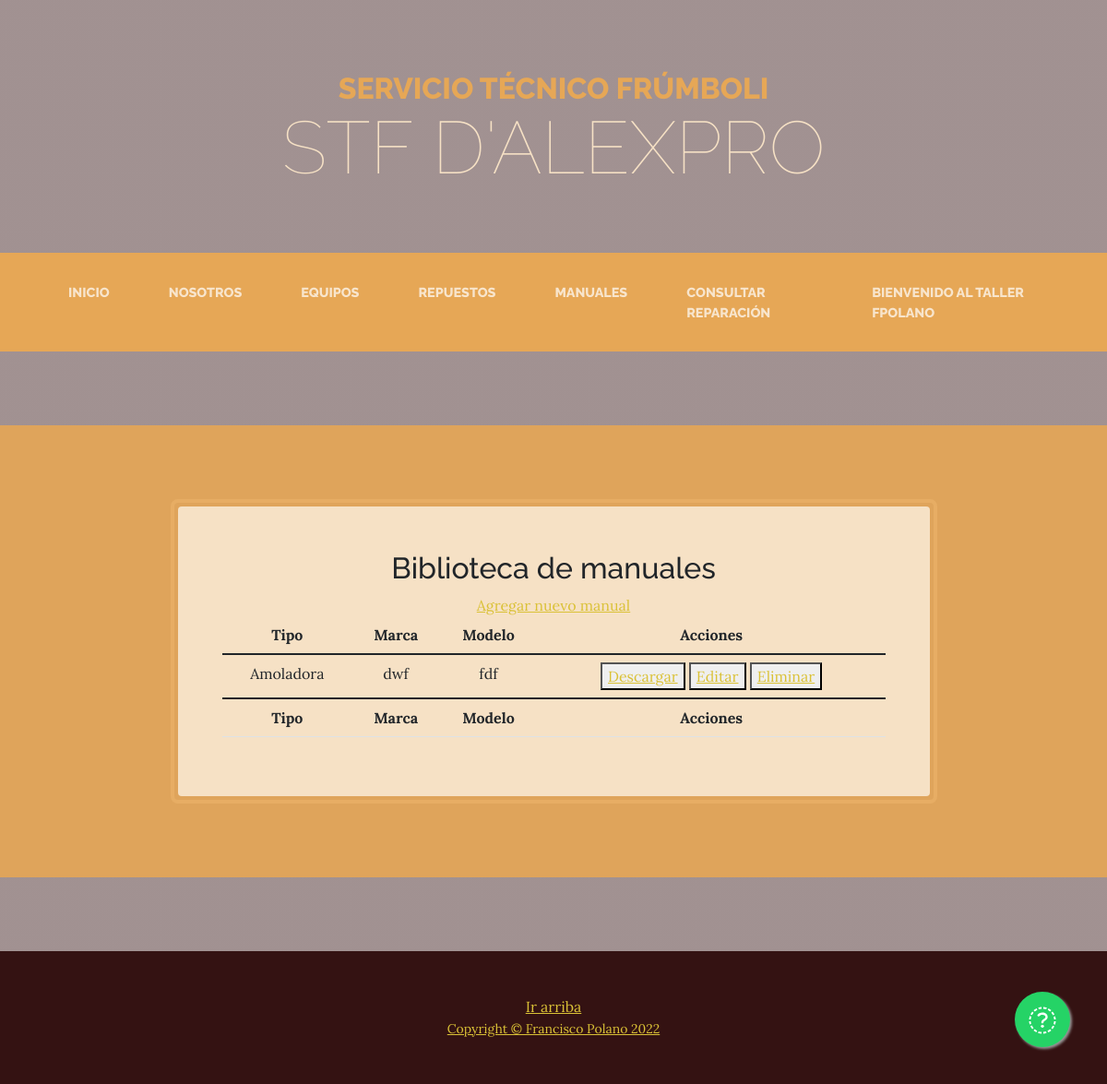
/AppSTF/manuales (signed in), run on the app's committed database.
### AppSTF/models.py (models this page shows, shortened)
class Manuales(models.Model):
    tipo = models.CharField(max_length=60)
    marca = models.CharField(max_length=60)
    modelo = models.CharField(max_length=60)
    archivo = models.FileField(upload_to='manuales')

### AppSTF/views.py (the view)
# urls.py: path('manuales', views.manualesLista, name="Manuales lista"),
def manualesLista(request):
    manuales = Manuales.objects.all()
    return render(request, "AppSTF/Manuales/manualesLista.html",{'datos':manuales})

### AppSTF/templates/AppSTF/Manuales/manualesLista.html
{% extends 'AppSTF/padre.html' %}
{% load static %}
{% block cuerpo %}
<section class="page-section cta">
    <div class="container">
        <div class="row">
            <div class="col-xl-9 mx-auto">
                <div class="cta-inner bg-faded text-center rounded">
                    <h2> Biblioteca de manuales </h2>
                    <a href="{% url 'Manuales alta' %}">Agregar nuevo manual</a>
                    <table class="table" id="Listamanuales">
                        <thead>
                            <tr>
                                <th>Tipo</th>
                                <th>Marca</th>
                                <th>Modelo</th>
                                <th>Acciones</th>
                            </tr>
                        </thead>
                        <tbody>
                            {% if datos %}
                                {% for manual in datos %}
                                    <tr>
                                        <td>{{manual.tipo}}</td>
                                        <td>{{manual.marca}}</td>
                                        <td>{{manual.modelo}}</td>
                                        <td>
                                            <button>
                                                <a href="{% url 'Manuales descarga' manual.id %}" download> Descargar</a>
                                            </button>
                                            {% if user.is_authenticated %}
                                            <button>
                                                <a href="{% url 'Manuales modificacion' manual.id %}">Editar</a>
                                            </button>
                                            <button>
                                                <a href="{% url 'Manuales borrar' manual.id %}">Eliminar</a>
                                            </button>
                                            {% endif %}
                                        </td>
                                    </tr>
                                {% endfor %}
                            {% else %}
                                <tr><td>No hay manuales disponibles</td></tr>
                            {% endif %}
                        </tbody>
                        <tfoot>
                            <tr>
                                <th>Tipo</th>
                                <th>Marca</th>
                                <th>Modelo</th>
                                <th>Acciones</th>
                            </tr>
                        </tfoot>
                    </table>
                </div>
            </div>
        </div>
    </div>
</section>
{% endblock %}

### AppSTF/templates/AppSTF/padre.html (shortened to what this page needs)
{% load static %}
<!DOCTYPE html>
<html lang="es">
    <head>
        <link href="{%static 'AppSTF/css/styles.css' %}" rel="stylesheet" />
    </head>
    <body>
        <header>
            <h1 class="site-heading text-center text-faded d-none d-lg-block">
                <span class="site-heading-upper text-primary mb-3">Servicio Técnico Frúmboli</span>
                <span class="site-heading-lower">STF D'Alexpro</span>
            </h1>
        </header>
        <nav class="navbar navbar-expand-lg navbar-dark py-lg-4" id="mainNav">
            <div class="container">
                <div class="collapse navbar-collapse" id="navbarSupportedContent">
                    <ul class="navbar-nav mx-auto">
                        <li class="nav-item px-lg-4"><a class="nav-link text-uppercase" href="{% url 'Inicio' %}">Inicio</a></li>
                        <li class="nav-item px-lg-4"><a class="nav-link text-uppercase" href="{% url 'Nosotros' %}">Nosotros</a></li>
                        <li class="nav-item px-lg-4"><a class="nav-link text-uppercase" href="{% url 'Maquinas lista' %}">Equipos</a></li>
                        <li class="nav-item px-lg-4"><a class="nav-link text-uppercase" href="{% url 'Repuestos lista' %}">Repuestos</a></li>
                        <li class="nav-item px-lg-4"><a class="nav-link text-uppercase" href="{% url 'Manuales lista' %}">Manuales</a></li>
                        <li class="nav-item px-lg-4"><a class="nav-link text-uppercase" href="{% url 'Buscar' %}">Consultar reparación</a></li>
                        {% if user.is_authenticated %}
                        <li class="nav-item px-lg-4"><a class="nav-link text-uppercase" href="{% url 'Taller' %}">Bienvenido al taller {{user.username}}</a></li>
                        {% endif %}
                    </ul>
                </div>
            </div>
        </nav>
        {% block cuerpo %}
        {% endblock %}
        <link rel="stylesheet" href="https://maxcdn.bootstrapcdn.com/font-awesome/4.5.0/css/font-awesome.min.css">
        <a href="https://api.whatsapp.com/send?phone=5491153458372&text=Hola" class="float" target="_blank">
        <i class="fa fa-whatsapp my-float"></i>
        </a>
        <footer class="footer text-faded text-center py-5">
            <a href="#barra_navegacion"> Ir arriba </a>
            <div class="container"><p class="m-0 small"><a href="{% url 'Desarrollador' %}">Copyright &copy; Francisco Polano 2022 </a></p></div>
        </footer>
    </body>
</html>

### data on the page
Manuales: tipo "Amoladora", marca "dwf", modelo "fdf"

### other printed values
{{ user.username }} "FPOLANO"
